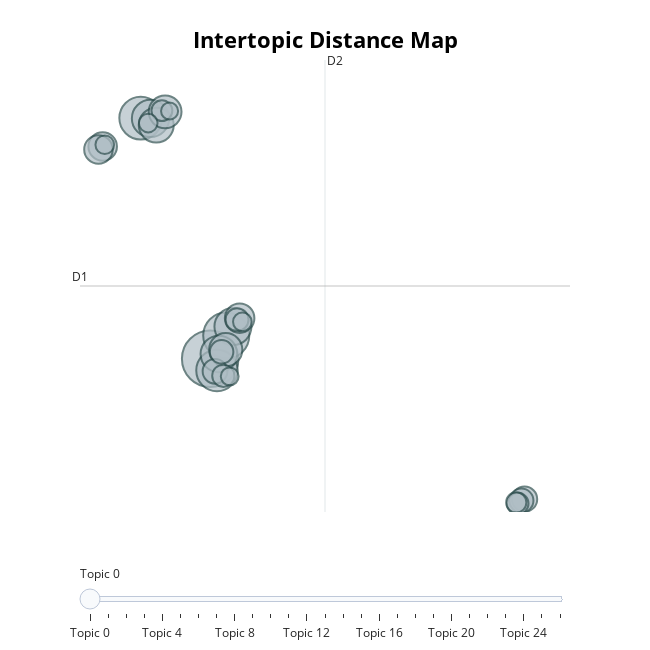

This figure's notebook cell:
### Code cell
model.visualize_topics()

### Figure 1 — Plotly figure (JSON) as saved in the notebook; plotly's stock layout.template omitted (floating-point values rounded to 4 significant figures)
{"data": [{"customdata": [[0, "technology | teachers | of | the | and", 110], [1, "mobile | learning | the | and | mall", 73], [2, "task | in | the | and | of", 63], [3, "intercultural | telecollaboration | and | the | of", 59], [4, "corpus | corpora | ddl | the | of", 48], [5, "game | games | gaming | learning | and", 47], [6, "data | the | learning | of | and", 46], [7, "pronunciation | the | of | asr | speech", 42], [8, "and | online | courses | education | to", 38], [9, "writing | collaborative | wiki | the | in", 37], [10, "vr | virtual | learning | and | reality", 30], [11, "vocabulary | the | of | and | l2", 28], [12, "captions | comprehension | captioning | caption | the", 28], [13, "reading | comprehension | the | and | students", 22], [14, "multimodal | of | the | and | in", 21], [15, "flipped | the | classroom | in | and", 20], [16, "pandemic | to | online | the | emergency", 19], [17, "storytelling | digital | the | and | stories", 18], [18, "participation | online | in | and | language", 17], [19, "social | media | instagram | and | of", 16], [20, "feedback | writing | awe | the | students", 15], [21, "anxiety | fla | the | of | and", 14], [22, "robot | rall | the | telepresence | chatbots", 12], [23, "errors | error | feedback | l2 | spelling", 12], [24, "listening | options | comprehension | metacognitive | help", 12], [25, "identity | authenticity | and | identities | language", 11], [26, "blogs | blogging | blog | writing | in", 10]], "hovertemplate": "<b>Topic %{customdata[0]}</b><br>%{customdata[1]}<br>Size: %{customdata[2]}", "legendgroup": "", "marker": {"color": "#B0BEC5", "line": {"color": "DarkSlateGrey", "width": 2}, "size": [110, 73, 63, 59, 48, 47, 46, 42, 38, 37, 30, 28, 28, 22, 21, 20, 19, 18, 17, 16, 15, 14, 12, 12, 12, 11, 10], "sizemode": "area", "sizeref": 0.06875, "symbol": "circle"}, "mode": "markers", "name": "", "orientation": "v", "showlegend": false, "type": "scatter", "x": [-0.544, 0.2234, -3.865, -0.2202, -3.397, 0.5433, -0.1293, -3.125, 0.1979, -2.7, 0.8634, -5.686, -5.888, 14.49, -0.3141, 14.34, 0.001655, 0.7403, 0.08374, 14.16, -2.854, 14.09, 0.9941, -3.508, -5.586, 0.3896, -2.487], "xaxis": "x", "y": [5.773, 7.27, 21.38, 5.01, 21.36, 7.855, 6.081, 20.92, 6.357, 21.79, 8.402, 19.54, 19.34, -3.34, 4.955, -3.432, 6.218, 8.308, 4.666, -3.627, 21.87, -3.551, 8.163, 21.06, 19.65, 4.628, 21.84], "yaxis": "y"}], "layout": {"annotations": [{"showarrow": false, "text": "D1", "x": -6.771, "y": 10.49, "yshift": 10}, {"showarrow": false, "text": "D2", "x": 4.947, "xshift": 10, "y": 25.15}], "height": 650, "hoverlabel": {"bgcolor": "white", "font": {"family": "Rockwell", "size": 16}}, "legend": {"itemsizing": "constant", "tracegroupgap": 0}, "margin": {"t": 60}, "shapes": [{"line": {"color": "#CFD8DC", "width": 2}, "type": "line", "x0": 4.947, "x1": 4.947, "y0": -4.171, "y1": 25.15}, {"line": {"color": "#9E9E9E", "width": 2}, "type": "line", "x0": -6.771, "x1": 16.66, "y0": 10.49, "y1": 10.49}], "sliders": [{"active": 0, "pad": {"t": 50}, "steps": [{"args": [{"marker.color": [["red", "#B0BEC5", "#B0BEC5", "#B0BEC5", "#B0BEC5", "#B0BEC5", "#B0BEC5", "#B0BEC5", "#B0BEC5", "#B0BEC5", "#B0BEC5", "#B0BEC5", "#B0BEC5", "#B0BEC5", "#B0BEC5", "#B0BEC5", "#B0BEC5", "#B0BEC5", "#B0BEC5", "#B0BEC5", "#B0BEC5", "#B0BEC5", "#B0BEC5", "#B0BEC5", "#B0BEC5", "#B0BEC5", "#B0BEC5"]]}], "label": "Topic 0", "method": "update"}, {"args": [{"marker.color": [["#B0BEC5", "red", "#B0BEC5", "#B0BEC5", "#B0BEC5", "#B0BEC5", "#B0BEC5", "#B0BEC5", "#B0BEC5", "#B0BEC5", "#B0BEC5", "#B0BEC5", "#B0BEC5", "#B0BEC5", "#B0BEC5", "#B0BEC5", "#B0BEC5", "#B0BEC5", "#B0BEC5", "#B0BEC5", "#B0BEC5", "#B0BEC5", "#B0BEC5", "#B0BEC5", "#B0BEC5", "#B0BEC5", "#B0BEC5"]]}], "label": "Topic 1", "method": "update"}, {"args": [{"marker.color": [["#B0BEC5", "#B0BEC5", "red", "#B0BEC5", "#B0BEC5", "#B0BEC5", "#B0BEC5", "#B0BEC5", "#B0BEC5", "#B0BEC5", "#B0BEC5", "#B0BEC5", "#B0BEC5", "#B0BEC5", "#B0BEC5", "#B0BEC5", "#B0BEC5", "#B0BEC5", "#B0BEC5", "#B0BEC5", "#B0BEC5", "#B0BEC5", "#B0BEC5", "#B0BEC5", "#B0BEC5", "#B0BEC5", "#B0BEC5"]]}], "label": "Topic 2", "method": "update"}, {"args": [{"marker.color": [["#B0BEC5", "#B0BEC5", "#B0BEC5", "red", "#B0BEC5", "#B0BEC5", "#B0BEC5", "#B0BEC5", "#B0BEC5", "#B0BEC5", "#B0BEC5", "#B0BEC5", "#B0BEC5", "#B0BEC5", "#B0BEC5", "#B0BEC5", "#B0BEC5", "#B0BEC5", "#B0BEC5", "#B0BEC5", "#B0BEC5", "#B0BEC5", "#B0BEC5", "#B0BEC5", "#B0BEC5", "#B0BEC5", "#B0BEC5"]]}], "label": "Topic 3", "method": "update"}, {"args": [{"marker.color": [["#B0BEC5", "#B0BEC5", "#B0BEC5", "#B0BEC5", "red", "#B0BEC5", "#B0BEC5", "#B0BEC5", "#B0BEC5", "#B0BEC5", "#B0BEC5", "#B0BEC5", "#B0BEC5", "#B0BEC5", "#B0BEC5", "#B0BEC5", "#B0BEC5", "#B0BEC5", "#B0BEC5", "#B0BEC5", "#B0BEC5", "#B0BEC5", "#B0BEC5", "#B0BEC5", "#B0BEC5", "#B0BEC5", "#B0BEC5"]]}], "label": "Topic 4", "method": "update"}, {"args": [{"marker.color": [["#B0BEC5", "#B0BEC5", "#B0BEC5", "#B0BEC5", "#B0BEC5", "red", "#B0BEC5", "#B0BEC5", "#B0BEC5", "#B0BEC5", "#B0BEC5", "#B0BEC5", "#B0BEC5", "#B0BEC5", "#B0BEC5", "#B0BEC5", "#B0BEC5", "#B0BEC5", "#B0BEC5", "#B0BEC5", "#B0BEC5", "#B0BEC5", "#B0BEC5", "#B0BEC5", "#B0BEC5", "#B0BEC5", "#B0BEC5"]]}], "label": "Topic 5", "method": "update"}, {"args": [{"marker.color": [["#B0BEC5", "#B0BEC5", "#B0BEC5", "#B0BEC5", "#B0BEC5", "#B0BEC5", "red", "#B0BEC5", "#B0BEC5", "#B0BEC5", "#B0BEC5", "#B0BEC5", "#B0BEC5", "#B0BEC5", "#B0BEC5", "#B0BEC5", "#B0BEC5", "#B0BEC5", "#B0BEC5", "#B0BEC5", "#B0BEC5", "#B0BEC5", "#B0BEC5", "#B0BEC5", "#B0BEC5", "#B0BEC5", "#B0BEC5"]]}], "label": "Topic 6", "method": "update"}, {"args": [{"marker.color": [["#B0BEC5", "#B0BEC5", "#B0BEC5", "#B0BEC5", "#B0BEC5", "#B0BEC5", "#B0BEC5", "red", "#B0BEC5", "#B0BEC5", "#B0BEC5", "#B0BEC5", "#B0BEC5", "#B0BEC5", "#B0BEC5", "#B0BEC5", "#B0BEC5", "#B0BEC5", "#B0BEC5", "#B0BEC5", "#B0BEC5", "#B0BEC5", "#B0BEC5", "#B0BEC5", "#B0BEC5", "#B0BEC5", "#B0BEC5"]]}], "label": "Topic 7", "method": "update"}, {"args": [{"marker.color": [["#B0BEC5", "#B0BEC5", "#B0BEC5", "#B0BEC5", "#B0BEC5", "#B0BEC5", "#B0BEC5", "#B0BEC5", "red", "#B0BEC5", "#B0BEC5", "#B0BEC5", "#B0BEC5", "#B0BEC5", "#B0BEC5", "#B0BEC5", "#B0BEC5", "#B0BEC5", "#B0BEC5", "#B0BEC5", "#B0BEC5", "#B0BEC5", "#B0BEC5", "#B0BEC5", "#B0BEC5", "#B0BEC5", "#B0BEC5"]]}], "label": "Topic 8", "method": "update"}, {"args": [{"marker.color": [["#B0BEC5", "#B0BEC5", "#B0BEC5", "#B0BEC5", "#B0BEC5", "#B0BEC5", "#B0BEC5", "#B0BEC5", "#B0BEC5", "red", "#B0BEC5", "#B0BEC5", "#B0BEC5", "#B0BEC5", "#B0BEC5", "#B0BEC5", "#B0BEC5", "#B0BEC5", "#B0BEC5", "#B0BEC5", "#B0BEC5", "#B0BEC5", "#B0BEC5", "#B0BEC5", "#B0BEC5", "#B0BEC5", "#B0BEC5"]]}], "label": "Topic 9", "method": "update"}, {"args": [{"marker.color": [["#B0BEC5", "#B0BEC5", "#B0BEC5", "#B0BEC5", "#B0BEC5", "#B0BEC5", "#B0BEC5", "#B0BEC5", "#B0BEC5", "#B0BEC5", "red", "#B0BEC5", "#B0BEC5", "#B0BEC5", "#B0BEC5", "#B0BEC5", "#B0BEC5", "#B0BEC5", "#B0BEC5", "#B0BEC5", "#B0BEC5", "#B0BEC5", "#B0BEC5", "#B0BEC5", "#B0BEC5", "#B0BEC5", "#B0BEC5"]]}], "label": "Topic 10", "method": "update"}, {"args": [{"marker.color": [["#B0BEC5", "#B0BEC5", "#B0BEC5", "#B0BEC5", "#B0BEC5", "#B0BEC5", "#B0BEC5", "#B0BEC5", "#B0BEC5", "#B0BEC5", "#B0BEC5", "red", "#B0BEC5", "#B0BEC5", "#B0BEC5", "#B0BEC5", "#B0BEC5", "#B0BEC5", "#B0BEC5", "#B0BEC5", "#B0BEC5", "#B0BEC5", "#B0BEC5", "#B0BEC5", "#B0BEC5", "#B0BEC5", "#B0BEC5"]]}], "label": "Topic 11", "method": "update"}, {"args": [{"marker.color": [["#B0BEC5", "#B0BEC5", "#B0BEC5", "#B0BEC5", "#B0BEC5", "#B0BEC5", "#B0BEC5", "#B0BEC5", "#B0BEC5", "#B0BEC5", "#B0BEC5", "#B0BEC5", "red", "#B0BEC5", "#B0BEC5", "#B0BEC5", "#B0BEC5", "#B0BEC5", "#B0BEC5", "#B0BEC5", "#B0BEC5", "#B0BEC5", "#B0BEC5", "#B0BEC5", "#B0BEC5", "#B0BEC5", "#B0BEC5"]]}], "label": "Topic 12", "method": "update"}, {"args": [{"marker.color": [["#B0BEC5", "#B0BEC5", "#B0BEC5", "#B0BEC5", "#B0BEC5", "#B0BEC5", "#B0BEC5", "#B0BEC5", "#B0BEC5", "#B0BEC5", "#B0BEC5", "#B0BEC5", "#B0BEC5", "red", "#B0BEC5", "#B0BEC5", "#B0BEC5", "#B0BEC5", "#B0BEC5", "#B0BEC5", "#B0BEC5", "#B0BEC5", "#B0BEC5", "#B0BEC5", "#B0BEC5", "#B0BEC5", "#B0BEC5"]]}], "label": "Topic 13", "method": "update"}, {"args": [{"marker.color": [["#B0BEC5", "#B0BEC5", "#B0BEC5", "#B0BEC5", "#B0BEC5", "#B0BEC5", "#B0BEC5", "#B0BEC5", "#B0BEC5", "#B0BEC5", "#B0BEC5", "#B0BEC5", "#B0BEC5", "#B0BEC5", "red", "#B0BEC5", "#B0BEC5", "#B0BEC5", "#B0BEC5", "#B0BEC5", "#B0BEC5", "#B0BEC5", "#B0BEC5", "#B0BEC5", "#B0BEC5", "#B0BEC5", "#B0BEC5"]]}], "label": "Topic 14", "method": "update"}, {"args": [{"marker.color": [["#B0BEC5", "#B0BEC5", "#B0BEC5", "#B0BEC5", "#B0BEC5", "#B0BEC5", "#B0BEC5", "#B0BEC5", "#B0BEC5", "#B0BEC5", "#B0BEC5", "#B0BEC5", "#B0BEC5", "#B0BEC5", "#B0BEC5", "red", "#B0BEC5", "#B0BEC5", "#B0BEC5", "#B0BEC5", "#B0BEC5", "#B0BEC5", "#B0BEC5", "#B0BEC5", "#B0BEC5", "#B0BEC5", "#B0BEC5"]]}], "label": "Topic 15", "method": "update"}, {"args": [{"marker.color": [["#B0BEC5", "#B0BEC5", "#B0BEC5", "#B0BEC5", "#B0BEC5", "#B0BEC5", "#B0BEC5", "#B0BEC5", "#B0BEC5", "#B0BEC5", "#B0BEC5", "#B0BEC5", "#B0BEC5", "#B0BEC5", "#B0BEC5", "#B0BEC5", "red", "#B0BEC5", "#B0BEC5", "#B0BEC5", "#B0BEC5", "#B0BEC5", "#B0BEC5", "#B0BEC5", "#B0BEC5", "#B0BEC5", "#B0BEC5"]]}], "label": "Topic 16", "method": "update"}, {"args": [{"marker.color": [["#B0BEC5", "#B0BEC5", "#B0BEC5", "#B0BEC5", "#B0BEC5", "#B0BEC5", "#B0BEC5", "#B0BEC5", "#B0BEC5", "#B0BEC5", "#B0BEC5", "#B0BEC5", "#B0BEC5", "#B0BEC5", "#B0BEC5", "#B0BEC5", "#B0BEC5", "red", "#B0BEC5", "#B0BEC5", "#B0BEC5", "#B0BEC5", "#B0BEC5", "#B0BEC5", "#B0BEC5", "#B0BEC5", "#B0BEC5"]]}], "label": "Topic 17", "method": "update"}, {"args": [{"marker.color": [["#B0BEC5", "#B0BEC5", "#B0BEC5", "#B0BEC5", "#B0BEC5", "#B0BEC5", "#B0BEC5", "#B0BEC5", "#B0BEC5", "#B0BEC5", "#B0BEC5", "#B0BEC5", "#B0BEC5", "#B0BEC5", "#B0BEC5", "#B0BEC5", "#B0BEC5", "#B0BEC5", "red", "#B0BEC5", "#B0BEC5", "#B0BEC5", "#B0BEC5", "#B0BEC5", "#B0BEC5", "#B0BEC5", "#B0BEC5"]]}], "label": "Topic 18", "method": "update"}, {"args": [{"marker.color": [["#B0BEC5", "#B0BEC5", "#B0BEC5", "#B0BEC5", "#B0BEC5", "#B0BEC5", "#B0BEC5", "#B0BEC5", "#B0BEC5", "#B0BEC5", "#B0BEC5", "#B0BEC5", "#B0BEC5", "#B0BEC5", "#B0BEC5", "#B0BEC5", "#B0BEC5", "#B0BEC5", "#B0BEC5", "red", "#B0BEC5", "#B0BEC5", "#B0BEC5", "#B0BEC5", "#B0BEC5", "#B0BEC5", "#B0BEC5"]]}], "label": "Topic 19", "method": "update"}, {"args": [{"marker.color": [["#B0BEC5", "#B0BEC5", "#B0BEC5", "#B0BEC5", "#B0BEC5", "#B0BEC5", "#B0BEC5", "#B0BEC5", "#B0BEC5", "#B0BEC5", "#B0BEC5", "#B0BEC5", "#B0BEC5", "#B0BEC5", "#B0BEC5", "#B0BEC5", "#B0BEC5", "#B0BEC5", "#B0BEC5", "#B0BEC5", "red", "#B0BEC5", "#B0BEC5", "#B0BEC5", "#B0BEC5", "#B0BEC5", "#B0BEC5"]]}], "label": "Topic 20", "method": "update"}, {"args": [{"marker.color": [["#B0BEC5", "#B0BEC5", "#B0BEC5", "#B0BEC5", "#B0BEC5", "#B0BEC5", "#B0BEC5", "#B0BEC5", "#B0BEC5", "#B0BEC5", "#B0BEC5", "#B0BEC5", "#B0BEC5", "#B0BEC5", "#B0BEC5", "#B0BEC5", "#B0BEC5", "#B0BEC5", "#B0BEC5", "#B0BEC5", "#B0BEC5", "red", "#B0BEC5", "#B0BEC5", "#B0BEC5", "#B0BEC5", "#B0BEC5"]]}], "label": "Topic 21", "method": "update"}, {"args": [{"marker.color": [["#B0BEC5", "#B0BEC5", "#B0BEC5", "#B0BEC5", "#B0BEC5", "#B0BEC5", "#B0BEC5", "#B0BEC5", "#B0BEC5", "#B0BEC5", "#B0BEC5", "#B0BEC5", "#B0BEC5", "#B0BEC5", "#B0BEC5", "#B0BEC5", "#B0BEC5", "#B0BEC5", "#B0BEC5", "#B0BEC5", "#B0BEC5", "#B0BEC5", "red", "#B0BEC5", "#B0BEC5", "#B0BEC5", "#B0BEC5"]]}], "label": "Topic 22", "method": "update"}, {"args": [{"marker.color": [["#B0BEC5", "#B0BEC5", "#B0BEC5", "#B0BEC5", "#B0BEC5", "#B0BEC5", "#B0BEC5", "#B0BEC5", "#B0BEC5", "#B0BEC5", "#B0BEC5", "#B0BEC5", "#B0BEC5", "#B0BEC5", "#B0BEC5", "#B0BEC5", "#B0BEC5", "#B0BEC5", "#B0BEC5", "#B0BEC5", "#B0BEC5", "#B0BEC5", "#B0BEC5", "red", "#B0BEC5", "#B0BEC5", "#B0BEC5"]]}], "label": "Topic 23", "method": "update"}, {"args": [{"marker.color": [["#B0BEC5", "#B0BEC5", "#B0BEC5", "#B0BEC5", "#B0BEC5", "#B0BEC5", "#B0BEC5", "#B0BEC5", "#B0BEC5", "#B0BEC5", "#B0BEC5", "#B0BEC5", "#B0BEC5", "#B0BEC5", "#B0BEC5", "#B0BEC5", "#B0BEC5", "#B0BEC5", "#B0BEC5", "#B0BEC5", "#B0BEC5", "#B0BEC5", "#B0BEC5", "#B0BEC5", "red", "#B0BEC5", "#B0BEC5"]]}], "label": "Topic 24", "method": "update"}, {"args": [{"marker.color": [["#B0BEC5", "#B0BEC5", "#B0BEC5", "#B0BEC5", "#B0BEC5", "#B0BEC5", "#B0BEC5", "#B0BEC5", "#B0BEC5", "#B0BEC5", "#B0BEC5", "#B0BEC5", "#B0BEC5", "#B0BEC5", "#B0BEC5", "#B0BEC5", "#B0BEC5", "#B0BEC5", "#B0BEC5", "#B0BEC5", "#B0BEC5", "#B0BEC5", "#B0BEC5", "#B0BEC5", "#B0BEC5", "red", "#B0BEC5"]]}], "label": "Topic 25", "method": "update"}, {"args": [{"marker.color": [["#B0BEC5", "#B0BEC5", "#B0BEC5", "#B0BEC5", "#B0BEC5", "#B0BEC5", "#B0BEC5", "#B0BEC5", "#B0BEC5", "#B0BEC5", "#B0BEC5", "#B0BEC5", "#B0BEC5", "#B0BEC5", "#B0BEC5", "#B0BEC5", "#B0BEC5", "#B0BEC5", "#B0BEC5", "#B0BEC5", "#B0BEC5", "#B0BEC5", "#B0BEC5", "#B0BEC5", "#B0BEC5", "#B0BEC5", "red"]]}], "label": "Topic 26", "method": "update"}]}], "title": {"font": {"color": "Black", "size": 22}, "text": "<b>Intertopic Distance Map</b>", "x": 0.5, "xanchor": "center", "y": 0.95, "yanchor": "top"}, "width": 650, "xaxis": {"anchor": "y", "domain": [0, 1], "range": [-6.771, 16.66], "title": {"text": ""}, "visible": false}, "yaxis": {"anchor": "x", "domain": [0, 1], "range": [-4.171, 25.15], "title": {"text": ""}, "visible": false}}}
